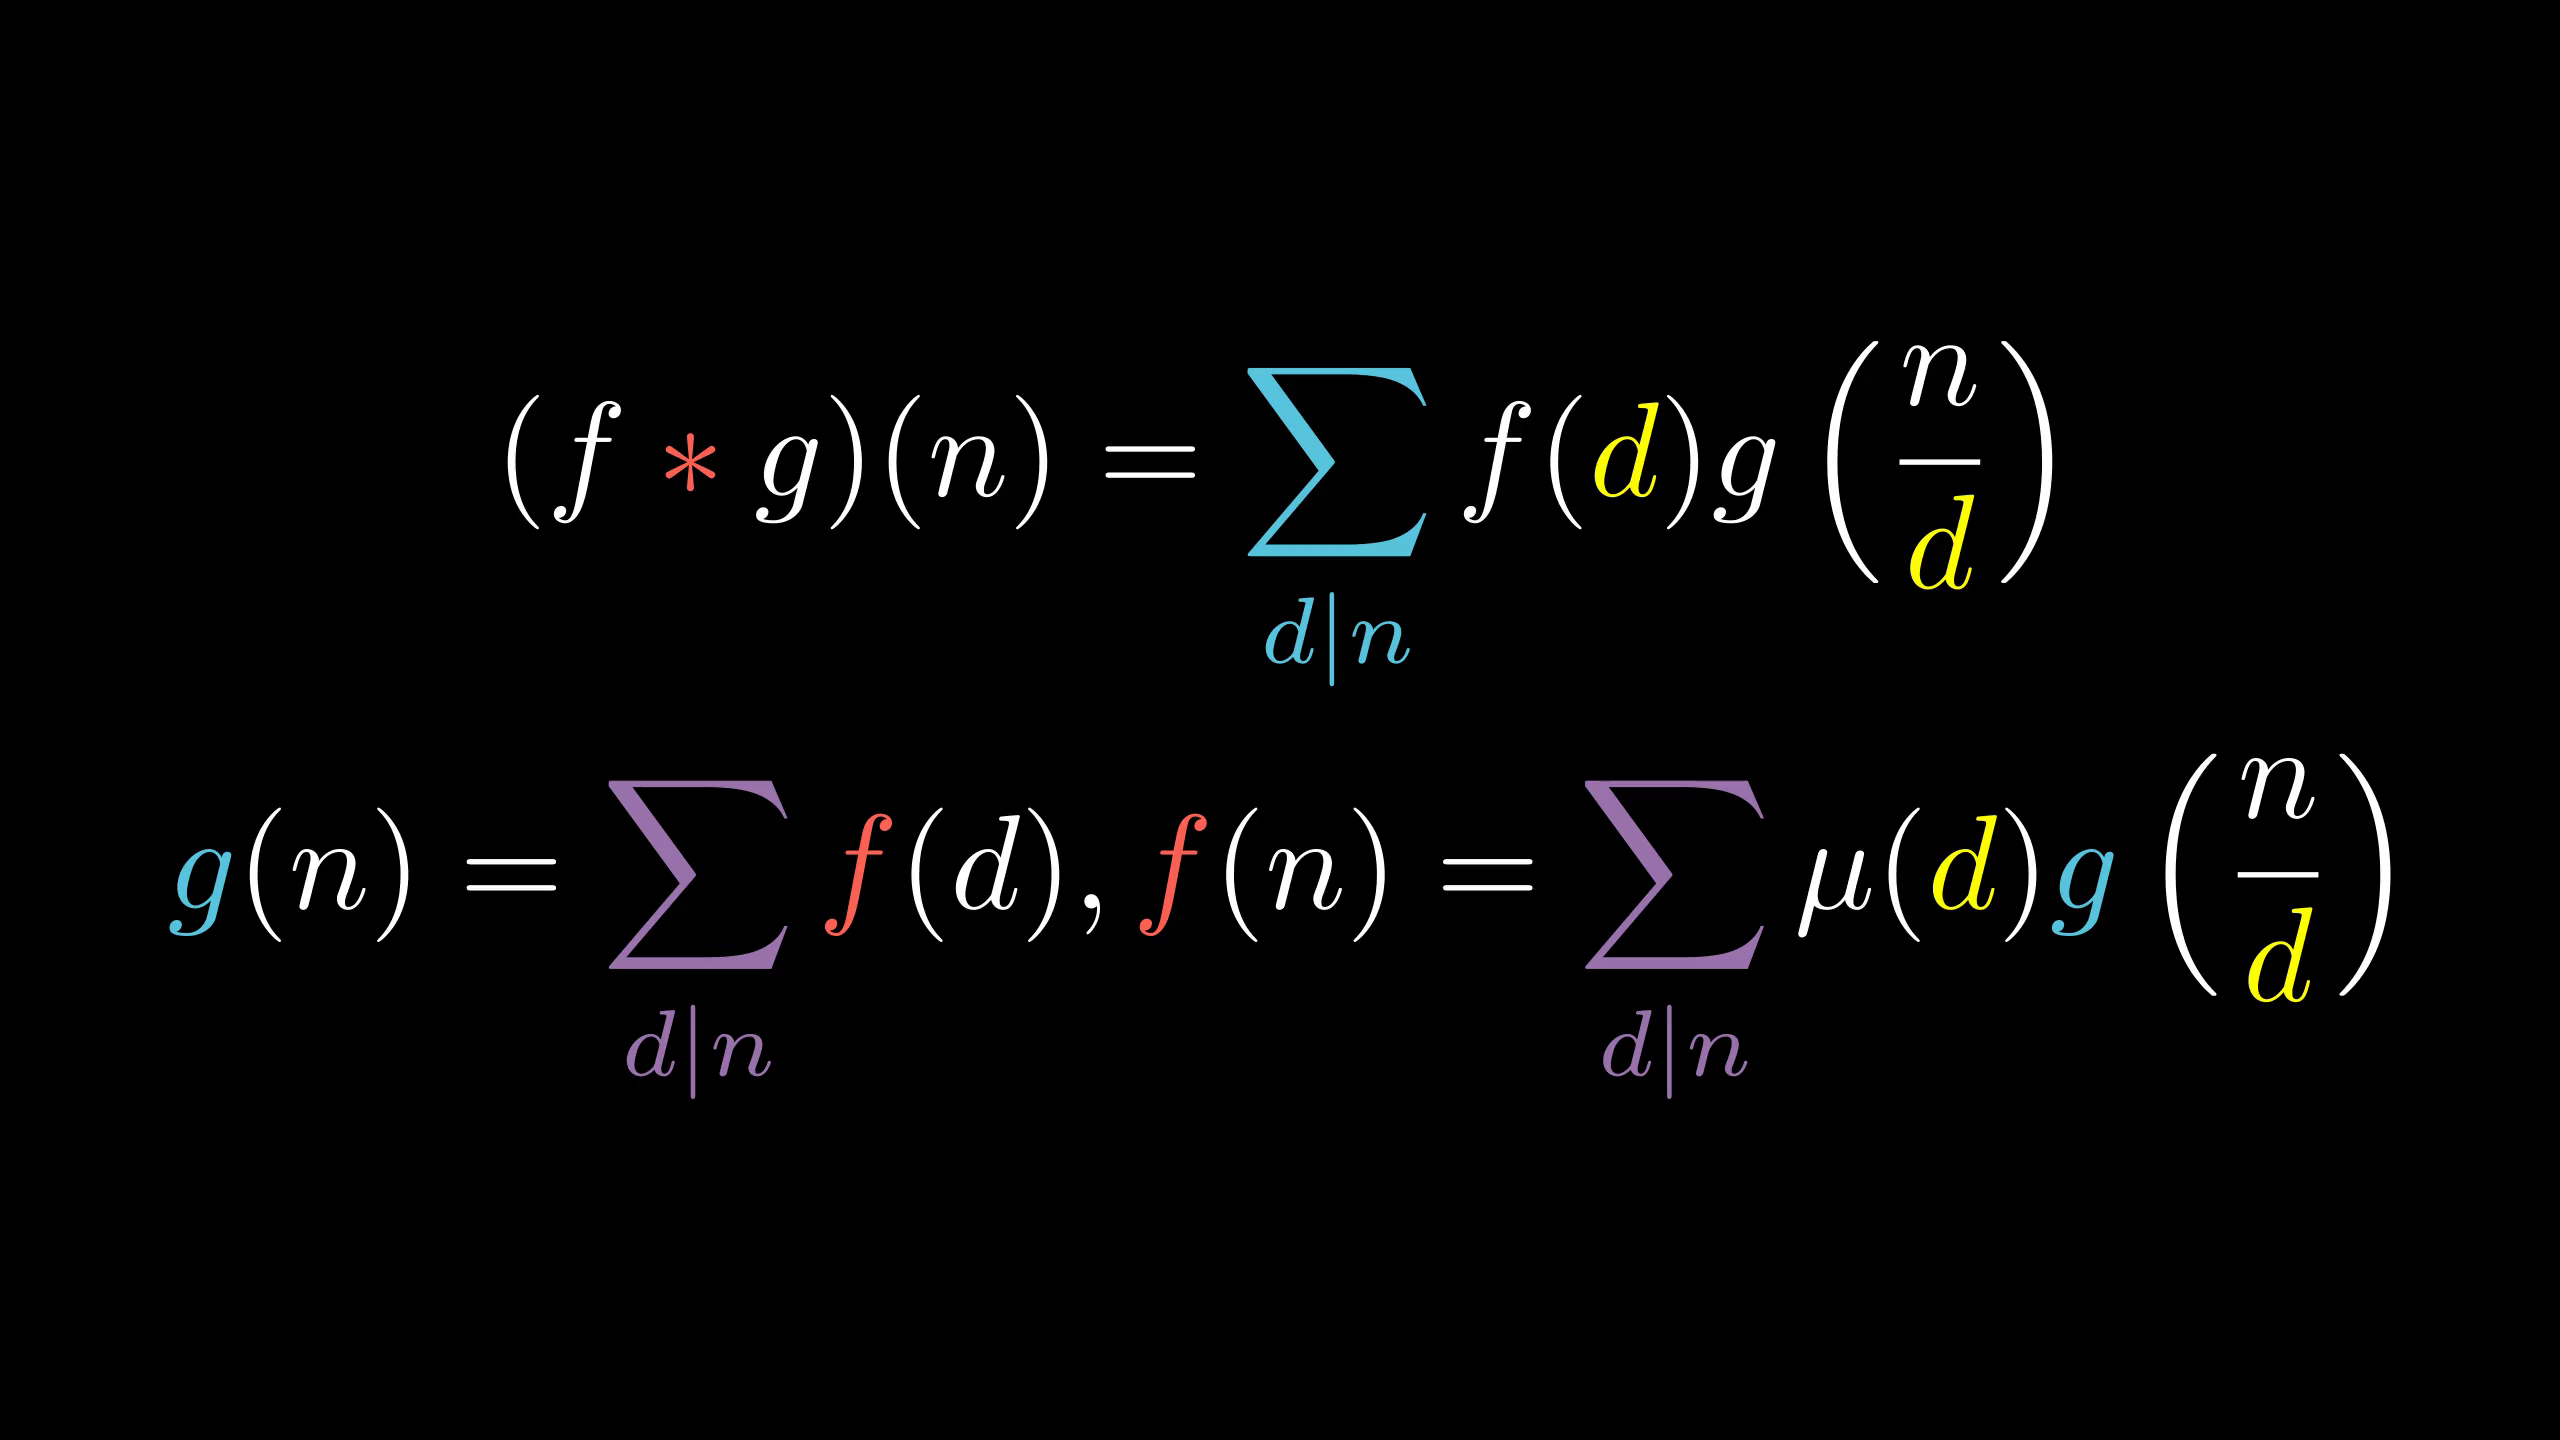

Generate this figure with Python:
from manimlib.imports import *

class MobiusScene(Scene):
    def construct(self):
        dcv=TexMobject(r"(f*g)(n)=\sum_{d|n}f({d})g\left(n\over {d}\right)",
                tex_to_color_map={
                    "*":RED,r"\sum_{d|n}":BLUE,r"{d}":YELLOW
                })
        mi=TexMobject(r"{g}(n)=\sum_{d|n}{f}(d)," \
                r"{f}(n)=\sum_{d|n}\mu({d}){g}\left(n\over {d}\right)",
                tex_to_color_map={
                    r"\sum_{d|n}":PURPLE,
                    "{d}":YELLOW,
                    r"{f}":RED,
                    r"{g}":BLUE
                })
        gp=VGroup(dcv,mi).arrange(DOWN).scale(1.5)
        self.add(gp)
        self.wait()
